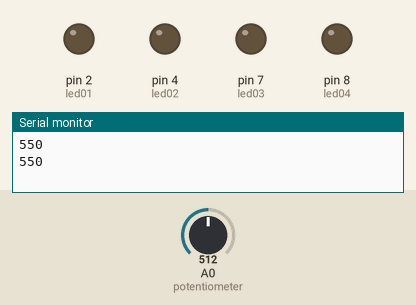
The sketch below on a simulated Arduino Uno, built with avr-gcc and run on an emulated ATmega328P. On the bench: output pins drawn as LEDs (lit = HIGH), the last lines printed to the serial monitor. The test bench sets the inputs (shaded band); at power-on: A0 (potentiometer) = 512.

Above: at 5.2 s.
5.3 s: A0 (potentiometer) set to 122
At 5.9 s:
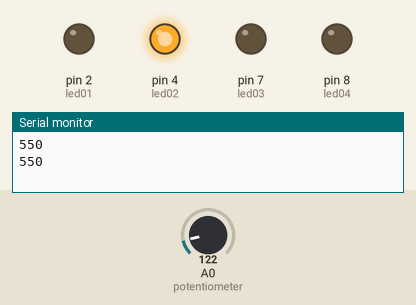
10.5 s: A0 (potentiometer) set to 0
At 10.56 s:
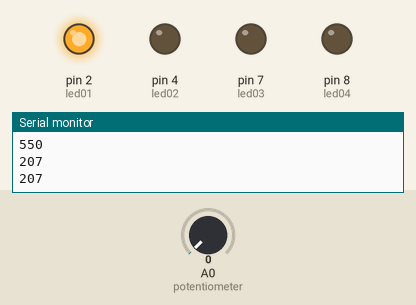
Timing chart, 0 to 21.7 s (numbered marks = the images above; inputs shaded):
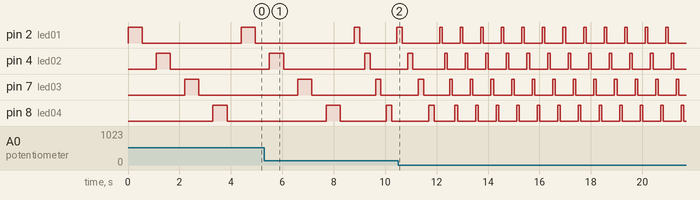

The sketch:

Biyebari.ino
```cpp
const int led01 = 2;
const int led02 = 4;
const int led03 = 7;
const int led04 = 8;

const int potentiometer = A0;

void setup() {
  pinMode(led01, OUTPUT);
  pinMode(led02, OUTPUT);
  pinMode(led03, OUTPUT);
  pinMode(led04, OUTPUT);
  pinMode(potentiometer, INPUT);
  Serial.begin(9600);
}

void loop() {
  int pMeterValue = analogRead(potentiometer);
  int timeDelta = map(pMeterValue, 0, 1024, 100, 1000);
  Serial.println(timeDelta);

  digitalWrite(led01, HIGH);
  delay(timeDelta);
  digitalWrite(led01, LOW);
  delay(timeDelta);

  digitalWrite(led02, HIGH);
  delay(timeDelta);
  digitalWrite(led02, LOW);
  delay(timeDelta);

  digitalWrite(led03, HIGH);
  delay(timeDelta);
  digitalWrite(led03, LOW);
  delay(timeDelta);

  digitalWrite(led04, HIGH);
  delay(timeDelta);
  digitalWrite(led04, LOW);
  delay(timeDelta);
}
```

Measured:
- by itself, pin 2 (led01): repeats every 0.80 s: HIGH 0.10 s, LOW 0.70 s
